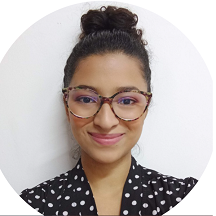
#> input picture FotosEjercicioML2/DanielaA.png, 216 x 216 px, found by its file name; its folder holds only this picture in this run
$ jupyter execute --allow-errors 'Taller ML2.ipynb'   (shell and % lines are left out)
#> lines starting #> are read from the running program, lines starting #| are printed output that depends on the picture; long printed decimals are rounded
[cell 1]
import numpy as np

# Simulate a random rectangular matrix A with dimensions 4x3
matrix = np.random.rand(3, 3)

print("matrix:")
print(matrix)

# Calculate the rank of A
rank_matrix = np.linalg.matrix_rank(matrix)
print("Rank of matrix:", rank_matrix)

# Calculate the trace of A
trace_matrix = np.trace(matrix)
print("Trace of A:", trace_matrix)

# Get the number of rows and columns of the matrix
num_rows = matrix.shape[0]
num_cols = matrix.shape[1]

if num_rows == num_cols:
  # Calculate the determinant of A
  determinant_matrix = np.linalg.det(matrix)
  print("Determinant of matrix:", determinant_matrix)
else:
  print("This matrix dont have determinant!!")

print("Matrix rank: " + str(rank_matrix))
min_shape = min(matrix.shape)
print("Matrix min shape: " + str(min_shape))

# Check if A can be inverted
if rank_matrix == max(matrix.shape):
  inverse_matrix = np.linalg.inv(matrix)
  print("Inverse of matrix:")
  print(inverse_matrix)
else:
  print("A cannot be inverted as it is not a square matrix or it is singular.")

# Multiplicar la matriz original por su inversa
matrix_inv_matrix = np.matmul(inverse_matrix, matrix)
print("matrix_inv_matrix =\n", matrix_inv_matrix )

# Get eigenvalues and eigenvectors of A’A and AA’ related? What interesting differences can you notice between both? ##
transposedMatrix = matrix.T.dot(matrix)
AxAtransposed = matrix.dot(matrix.T)

print("transposed matrix" + str(transposedMatrix))
print("A x Atransposed: " + str(AxAtransposed))

eigval_AtransposedxA, eigvec_AtransposedxA = np.linalg.eig(transposedMatrix)
eigval_AxAtransposed, eigvec_AxAtransposed = np.linalg.eigh(AxAtransposed)

print("\n eigenvectors of A’A \n",eigvec_AtransposedxA)
print("\n eigenvectors of AA’ \n",eigvec_AxAtransposed)
print("\n eigenvalues of A’A \n",eigval_AtransposedxA)
print("\n eigenvalues of AA' \n",eigval_AxAtransposed)

expli = ''' The eigenvectors and eigenvalues of A'A and AA' are related because
they come from the same dot product of the matrix. Although their dimensions are
different, they have the same diagonalizable matrix. The interesting difference
is that A'A corresponds to the matrix column size, while AA' corresponds to the
matrix row size.'''

print(expli)

Punto 2

# **Punto 2**

[cell 2]
def createListImages(images_path):
  for filename in os.listdir(images_path):
    img = cv2.imread(os.path.join(images_path, filename))
#> img is the input picture: shape (216, 216, 3); mean B, G, R 174.5, 177.4, 186.1
    if img is not None:
        images.append(img)

def redimImage():
  lenght = len(images)
#> lenght = 1
  for i in range(lenght):
    images[i] = cv2.resize(images[i], (216, 216))
#> after the loop, images = 1 item

def loadRedim():
  image = cv2.imread(os.path.join(images_path, "Ronald.jpg"))
  image = cv2.resize(image, (256, 256))
  return image

def plotImage (image):
  # plot image
  plt.imshow(cv2.cvtColor(image, cv2.COLOR_BGR2GRAY), cmap="gray")
  plt.show()

[cell 3]
# 2
import cv2
import os
import matplotlib.pyplot as plt

images = []
images_path = "/content/drive/MyDrive/FotosEjercicioML2/"

createListImages(images_path)
redimImage()
#> (the rest of this cell did not finish here and is left out)

# **Example PCA with sklearn**

[cell 4]
import numpy as np
import matplotlib.pyplot as plt
from sklearn.decomposition import PCA

# Generar datos de ejemplo
X = np.random.rand(100, 5)

# Crear objeto PCA y ajustar el modelo
pca = PCA(n_components=2)
pca.fit(X)

# Transformar los datos a su nuevo espacio de características
X_pca = pca.transform(X)

# Graficar los datos transformados en un gráfico 2D
plt.scatter(X_pca[:, 0], X_pca[:, 1])
plt.title("Datos transformados con PCA")
plt.xlabel("Componente Principal 1")
plt.ylabel("Componente Principal 2")
plt.show()
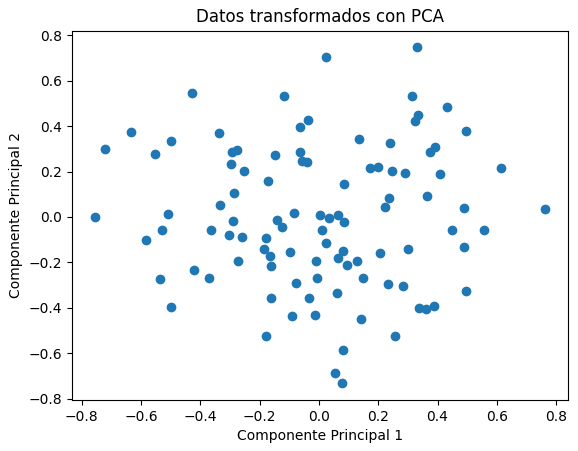
#> figure drawn by matplotlib, 1 panel

[cell 5]
from sklearn.decomposition import PCA
from sklearn.datasets import load_iris
import matplotlib.pyplot as plt

# Data load
iris = load_iris()
X = iris.data
print("************** " + str(type(X)))
# Crear una instancia de PCA
pca = PCA(n_components=2)

# Ajustar y transformar los datos
X_pca = pca.fit_transform(X)

# Visualizar los datos transformados
plt.scatter(X_pca[:, 0], X_pca[:, 1], c=iris.target)
plt.xlabel('Componente principal 1')
plt.ylabel('Componente principal 2')
plt.show()
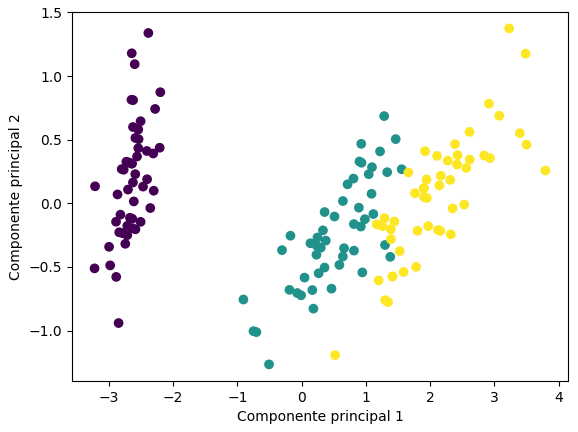
#> figure drawn by matplotlib, 1 panel

[cell 6]
from sklearn.decomposition import PCA
import numpy as np
import matplotlib.pyplot as plt

# Create a 4x4 data matrix
X = np.array([[2, 3, 6, 7], [1, 2, 8, 9], [3, 6, 9, 12], [4, 8, 12, 16]])

# Create an instance of PCA with 2 components
pca = PCA(n_components=2)

# Fit and transform the data
X_pca = pca.fit_transform(X)

# Print the original and transformed matrices
print("Original matrix:")
print(X)
print("PCA matrix:")
print(X_pca)

# Plot the transformed data in a 2D scatter plot
plt.scatter(X_pca[:, 0], X_pca[:, 1])
plt.xlabel("Principal Component 1")
plt.ylabel("Principal Component 2")
plt.title("PCA Results")
plt.show()
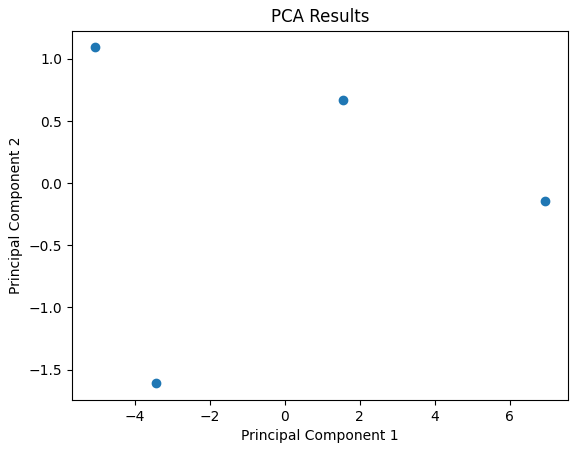
#> figure drawn by matplotlib, 1 panel

[cell 7]
import numpy as np
from sklearn.decomposition import TruncatedSVD

# Create a sample matrix
X = np.array([[1, 2, 3], [4, 5, 6], [7, 8, 9], [7, 8, 9]])

# Create a TruncatedSVD object with 2 components
svd = TruncatedSVD(n_components=2)

# Fit the SVD model to the data
X_svd_fit = svd.fit(X)

# Transform the data to the new feature space
X_svd_fit_t = svd.transform(X)

# Print the original and transformed matrices
print("Original matrix:")
print(X)
print("SVD matrix:")
print(X_svd_fit_t)

# Perform an inverse transformation to reconstruct the original matrix
X_svd_inverse = svd.inverse_transform(X_svd_fit_t)
print("Inverse SVD matrix:")
print(X_svd_inverse)

[cell 8]
import cv2

# Carga la imagen
enlace = "https://drive.google.com/file/d/1FbMxy0h6tl0v0Yuv9CM26_Ifnsxlal3a/view?usp=share_link"
#> (the rest of this cell did not finish here and is left out)

[cell 9]
from google.colab import drive
drive.mount('/content/drive')

[cell 10]
enlace = "/content/drive/MyDrive/16940168.jpg"
#> (the rest of this cell did not finish here and is left out)

[cell 11]
from PIL import Image
import os

foto1 = "/content/drive/MyDrive/FotosEjercicioML2/Ronald.jpg"
foto2 = "/content/drive/MyDrive/FotosEjercicioML2/Alejo.jpg"
foto3 = "/content/drive/MyDrive/FotosEjercicioML2/robin.jpg"

#> (the rest of this cell did not finish here and is left out)

[cell 12]
def convierteGris(enlace):
  nombreFoto = os.path.basename(enlace)
  img = Image.open(enlace)
  imgGray = img.convert('L')

  imgGray.save('/content/drive/MyDrive/FotosEjercicioML2/' + nombreFoto)
  #imgGray.save('/content/drive/MyDrive/test_gray.jpg')

[cell 13]
import cv2
import os
import numpy as np
import matplotlib.pyplot as plt

# Definimos la carpeta donde se encuentran las imágenes
folder = "/content/drive/MyDrive/FotosEjercicioML2/"

# Creamos una lista con los nombres de los archivos en la carpeta
files = os.listdir(folder)

# Leemos las imágenes y las convertimos a escala de grises
images = []
for file in files:
    path = os.path.join(folder, file)
    image = cv2.imread(path, cv2.IMREAD_GRAYSCALE)
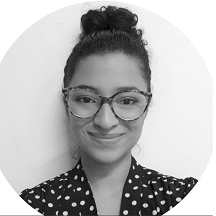
#> image: shape (216, 216); min 0, max 255, mean 180.1
    images.append(image)

# Calculamos el promedio de las imágenes
average_image = np.mean(images, axis=0)

# Graficamos las imágenes y el promedio
fig, axs = plt.subplots(1, len(images)+1, figsize=(10, 5))
for i, image in enumerate(images):
    axs[i].imshow(image, cmap='gray')
    axs[i].set_xticks([])
    axs[i].set_yticks([])
    axs[i].set_title(files[i])
#> this loop made 1 pass
axs[-1].imshow(average_image, cmap='gray')
axs[-1].set_xticks([])
axs[-1].set_yticks([])
axs[-1].set_title("Promedio")
plt.show()

# Calculamos la distancia entre la imagen individual y el promedio
distances = []
for image in images:
    distance = np.mean(np.abs(image - average_image))
    distances.append(distance)
#> this loop made 1 pass
#> distance on pass 1: 0
#> after the loop, distances = [0]

# Imprimimos la distancia de cada imagen al promedio
for i, file in enumerate(files):
    print(f"Distancia {file}: {distances[i]}")

$ run again, on FotosEjercicioML2/DavidZapata.png
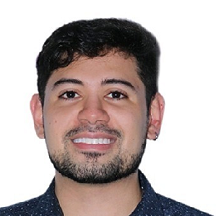
#> input picture FotosEjercicioML2/DavidZapata.png, 216 x 216 px, found by its file name
#> in createListImages, img is the input picture: shape (216, 216, 3); mean B, G, R 172.7, 174.9, 186.7
#> lenght = 1
#> after the loop in redimImage, `for i in range(lenght):`: images = 1 item
#> `image = cv2.imread(path, cv2.IMREAD_GRAYSCALE)`:
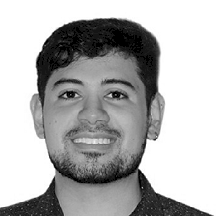
#> image: shape (216, 216); min 0, max 255, mean 178.6
#> the loop `for i, image in enumerate(images):` made 1 pass
#> the loop `for image in images:` made 1 pass
#> distance on pass 1: 0
#> after the loop `for image in images:`: distances = [0]
#> the loop `for i, file in enumerate(files):` made 1 pass
#| Distancia DavidZapata.png: 0.0

$ run again, on FotosEjercicioML2/LauraBarrera.jpg
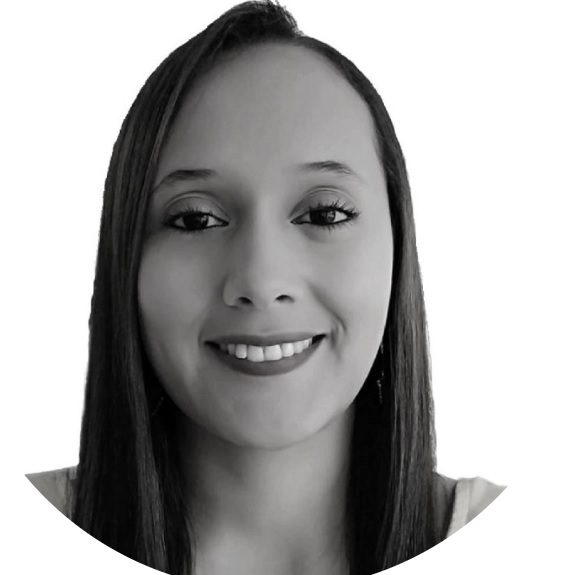
#> input picture FotosEjercicioML2/LauraBarrera.jpg, 575 x 575 px, found by its file name
#> in createListImages, img is the input picture: shape (575, 575, 3); mean B, G, R 167.7, 167.9, 168.4
#> lenght = 1
#> after the loop in redimImage, `for i in range(lenght):`: images = 1 item
#> the loop `for i, image in enumerate(images):` made 1 pass
#> `plt.show()`:
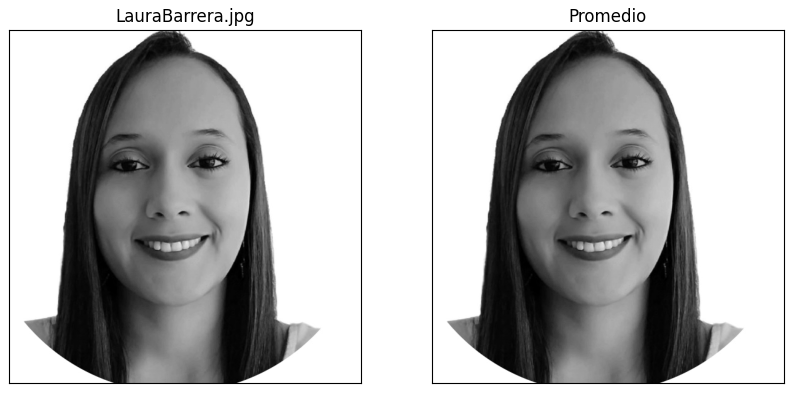
#> figure drawn by matplotlib, 2 panels
#> the loop `for image in images:` made 1 pass
#> distance on pass 1: 0
#> after the loop `for image in images:`: distances = [0]
#> the loop `for i, file in enumerate(files):` made 1 pass
#| Distancia LauraBarrera.jpg: 0.0

$ run again, on FotosEjercicioML2/VanessaLopera.png
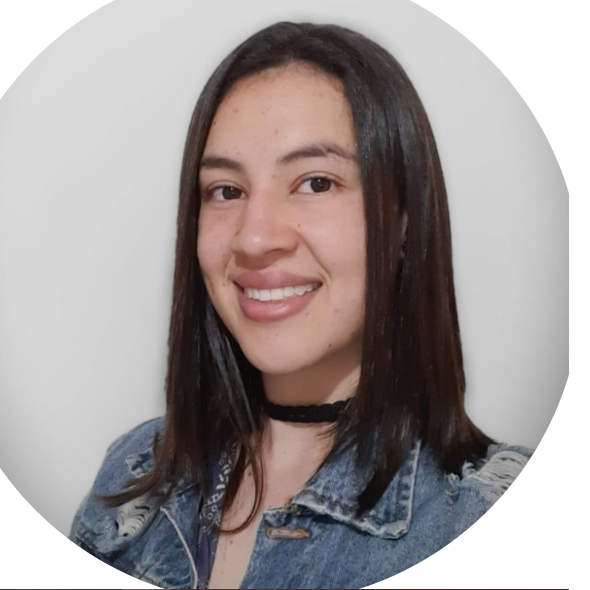
#> input picture FotosEjercicioML2/VanessaLopera.png, 590 x 590 px, found by its file name
#> in createListImages, img is the input picture: shape (590, 590, 3); mean B, G, R 154.3, 154.9, 162.2
#> lenght = 1
#> after the loop in redimImage, `for i in range(lenght):`: images = 1 item
#> `image = cv2.imread(path, cv2.IMREAD_GRAYSCALE)`:
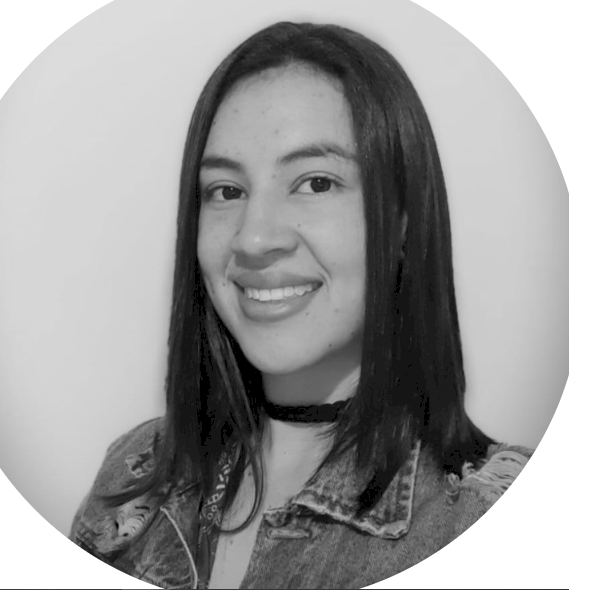
#> image: shape (590, 590); min 0, max 255, mean 157.3
#> the loop `for i, image in enumerate(images):` made 1 pass
#> the loop `for image in images:` made 1 pass
#> distance on pass 1: 0
#> after the loop `for image in images:`: distances = [0]
#> the loop `for i, file in enumerate(files):` made 1 pass
#| Distancia VanessaLopera.png: 0.0

$ run again, on FotosEjercicioML2/Ronald.jpg
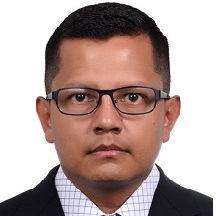
#> input picture FotosEjercicioML2/Ronald.jpg, 216 x 216 px, found by its file name
#> in createListImages, img is the input picture: shape (216, 216, 3); mean B, G, R 155.8, 160.1, 180.4
#> lenght = 1
#> after the loop in redimImage, `for i in range(lenght):`: images = 1 item
#> `image_diff = my_image-avg_matrix`:
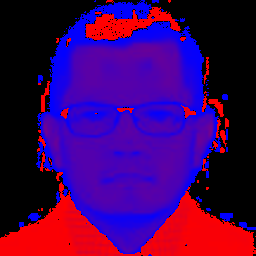
#> image_diff: shape (256, 256, 3); mean B, G, R 93.5, 0, 66.4
#> image_distance = 44904.5
#| Euclidian Distance 44904.472
#> `image = cv2.imread(path, cv2.IMREAD_GRAYSCALE)`:
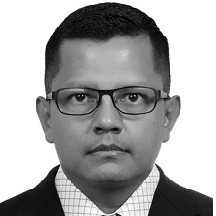
#> image: shape (216, 216); min 0, max 255, mean 165.7
#> the loop `for i, image in enumerate(images):` made 1 pass
#> the loop `for image in images:` made 1 pass
#> distance on pass 1: 0
#> after the loop `for image in images:`: distances = [0]
#> the loop `for i, file in enumerate(files):` made 1 pass
#| Distancia Ronald.jpg: 0.0
